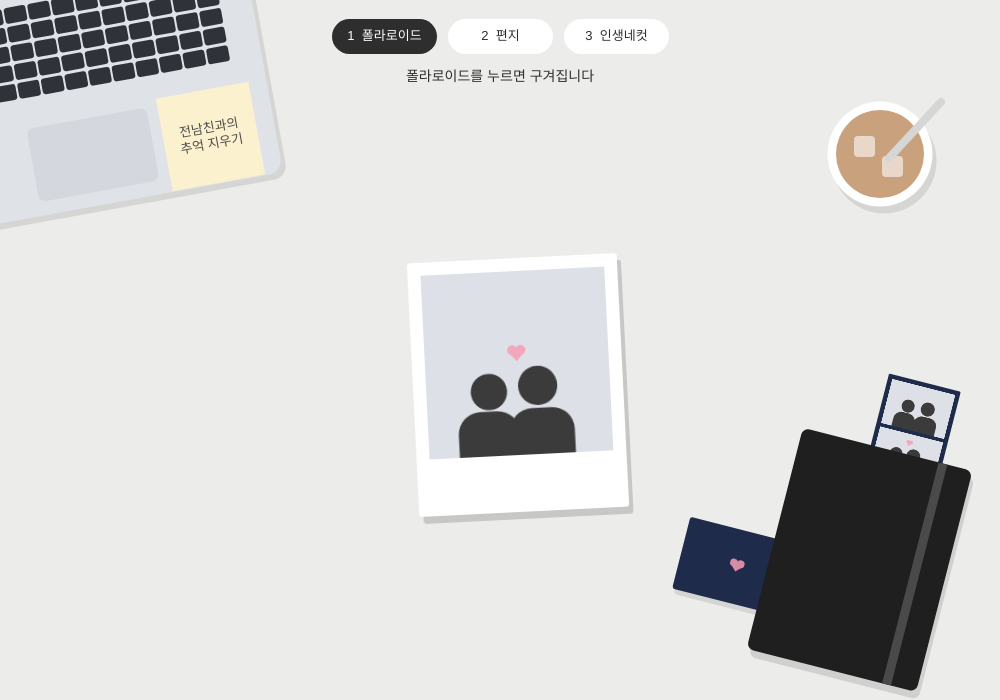
Frame 1 (no input)
Frame 60 (no input): identical to frame 1, image omitted
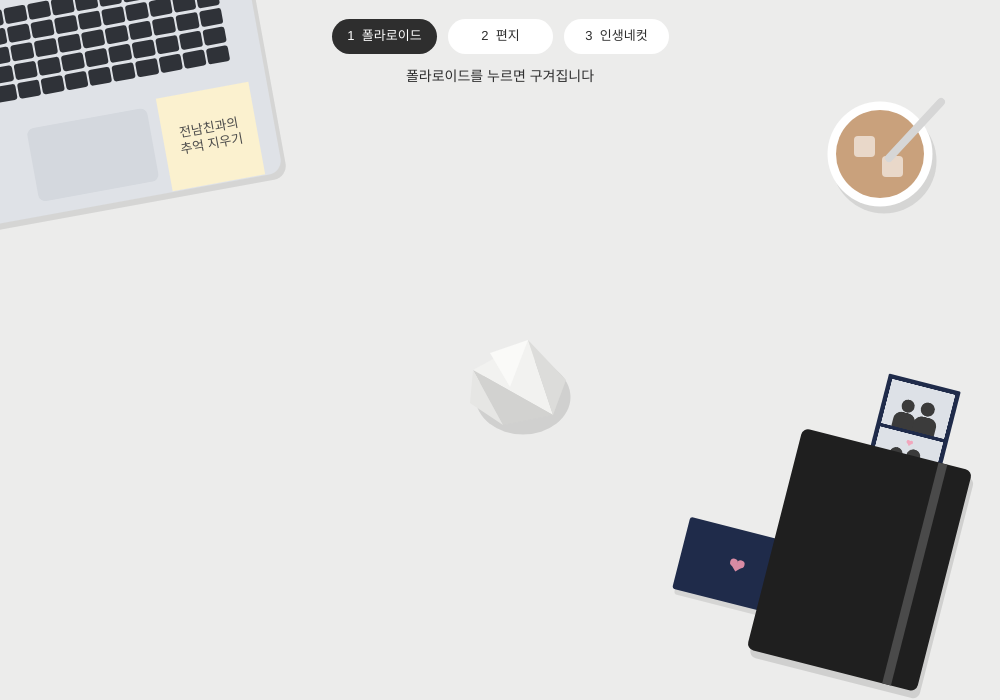
Frame 120 (the mouse pressed at the canvas centre since frame 60)

The p5.js sketch that drew these frames (run headless with seeded random() and noise() and a simulated clock; from frame 60 on, the mouse is pressed at the canvas centre):

// p5.js sketch
// ── sketch.js
const DESK = "#ececeb"; // 책상 색
const DARK = "#2e2e2e"; // 글씨, 버튼 색
const NAVY = "#1f2b4a"; // 남색 (봉투, 인생네컷 테두리)
const ROSE = "#d98ba4"; // 하트 색

let level = 1;
let buttons = [];
let particles = [];

// Lv1 : 폴라로이드
let polaroid, polaroidG;

// Lv2 : 편지
let letter, letterG;
let cutStart = null; // 찢기 시작한 마우스 위치

// Lv3 : 인생네컷 + 라이터
let photo, photoG, burnG;
let lighter;

function setup() {
  createCanvas(1000, 700);
  makePolaroidImage();
  makeLetterImage();
  makePhotoImage();
  resetLevel(1); //레벨 1로 시작하기
}

// 레벨 시작 (처음 상태로 되돌리기)
function resetLevel(n) {
  // n = 시작할 레벨 번호
  level = n;
  particles = [];

  polaroid = {
    x: width / 2 + 18,
    y: height / 2 + 35,
    w: 210,
    h: 254,
    crumpled: false,
  };

  // 편지 (처음엔 한 장. 문지를 때마다 두 조각으로 나뉨)
  letter = {
    x: width / 2 - 62,
    y: height / 2 - 123,
    pieces: [],
    scattered: false,
  };
  letter.pieces.push(newPiece(0, 0, letterG.width, letterG.height)); // 편지 한장 전체 1개로
  cutStart = null; // 아직 안 문지름

  photo = {
    x: width / 2 - 52,
    y: height / 2 + 35,
    w: 149,
    h: 438,
    burning: false,
    bx: 0,
    by: 0,
    r: 0,
    gone: false,
  };
  lighter = {
    x: width / 2 + 149,
    y: height / 2 + 131,
    strikes: 0,
    lit: false,
    drag: false,
  };
}

function draw() {
  drawDesk(); //책상 + 소품
  if (level === 1) {
    drawPolaroid();
  }
  if (level === 2) {
    drawEnvelope();
    drawLetter();
  }
  if (level === 3) {
    updatePhoto();
    drawPhoto();
    drawLighter();
  }
  drawParticles();
  drawUI();
}

// 하트 (동그라미 2개 + 세모 1개)
function drawHeart(x, y, s) {
  noStroke();
  fill(ROSE);
  circle(x - s * 0.25, y - s * 0.1, s * 0.55);
  circle(x + s * 0.25, y - s * 0.1, s * 0.55);
  triangle(x - s * 0.5, y, x + s * 0.5, y, x, y + s * 0.5);
}

// 책상
function drawDesk() {
  background(DESK);
  noStroke();

  // 노트북 (살짝 기울임)
  push();
  translate(width * 0.08, height * 0.12);
  rotate(-0.18);
  fill(0, 25); // 그림자
  rect(-180, -116, 368, 245, 14);
  fill("#dfe2e7");
  rect(-184, -122, 368, 245, 14); // 몸통
  fill("#2f3238");
  for (let r = 0; r < 5; r++) {
    for (let k = 0; k < 13; k++) {
      rect(-158 + k * 24, -88 + r * 19, 22, 16, 3); // 키
    }
  }
  fill("#d4d8de");
  rect(-61, 35, 122, 74, 7); // 트랙패드
  fill("#fbf1cf");
  rect(72, 28, 94, 94); // 포스트잇
  fill("#4a4a4a");
  textAlign(CENTER, CENTER);
  textSize(13);
  text("전남친과의\n추억 지우기", 119, 75);
  pop();

  // 아이스 라떼
  const cx = width * 0.88;
  const cy = height * 0.22;
  fill(0, 25); // 그림자
  circle(cx + 4, cy + 7, 105);
  fill(255);
  circle(cx, cy, 105); // 컵
  fill("#c9a17c");
  circle(cx, cy, 88); // 커피
  fill(255, 255, 255, 150);
  rect(cx - 26, cy - 18, 21, 21, 4); // 얼음
  rect(cx + 2, cy + 2, 21, 21, 4); // 얼음
  stroke("#d6d6d6");
  strokeWeight(7.9);
  line(cx + 9, cy + 4, cx + 61, cy - 52); // 빨대
  noStroke();

  // 노트 (+ 밑에 깔린 편지봉투, 사이에 끼운 인생네컷)
  push();
  translate(width * 0.86, height * 0.8);
  rotate(0.25);
  if (level === 1) {
    fill(0, 25); // 그림자
    rect(-172, 5, 114, 74, 3);
    fill(NAVY);
    rect(-175, 0, 114, 74, 3); // 편지봉투
    drawHeart(-118, 35, 14); // 하트 스티커
  }
  if (level !== 3) {
    image(photoG, -18, -188, 74, 219); // 인생네컷
  }
  fill(0, 30); // 그림자
  rect(-84, -107, 175, 228, 7);
  fill("#1f1f1f");
  rect(-88, -114, 175, 228, 7); // 검정 노트
  fill("#4a4a4a");
  rect(52, -114, 9, 228); // 고무줄
  pop();
}
//  Lv1 : 폴라로이드 (클릭 한 번 → 바로 구겨짐)
// 폴라로이드 그림을 미리 그려 둠
function makePolaroidImage() {
  const w = 210;
  const h = 254;
  polaroidG = createGraphics(w, h);
  const g = polaroidG;
  g.noStroke();
  g.fill(255);
  g.rect(0, 0, w, h, 3); // 흰 테두리
  g.fill("#dde1e7");
  g.rect(13, 13, w - 26, w - 26); // 사진 칸
  g.push();
  g.translate(w / 2, w - 13); // 사진 칸 가운데 아래
  g.scale(1.4);
  drawCut(g, 1, 0, 0); // 두 사람 + 하트
  g.pop();
}

function drawPolaroid() {
  const P = polaroid;
  push();
  translate(P.x, P.y);
  if (P.crumpled) {
    // 구겨진 종이 뭉치 (밝기가 다른 세모 5개)
    fill(0, 30);
    ellipse(5, 12, 95, 75);
    fill("#f2f2f0");
    triangle(-45, -15, 10, -45, 35, 30);
    fill("#dcdcda");
    triangle(10, -45, 48, -5, 35, 30);
    fill("#d2d2d0");
    triangle(-45, -15, 35, 30, -15, 40);
    fill("#e6e6e4");
    triangle(-45, -15, -15, 40, -48, 18);
    fill("#fafaf8");
    triangle(-28, -32, 10, -45, -8, 2);
  } else {
    rotate(-0.05);
    tint(0, 40); // 그림자
    image(polaroidG, -P.w / 2 + 4, -P.h / 2 + 7);
    noTint();
    image(polaroidG, -P.w / 2, -P.h / 2);
  }
  pop();
}
//  Lv2 : 편지봉투 + 편지 (문지르면 찢기고, 손 떼면 사라짐)
function drawEnvelope() {
  push();
  translate(width / 2 - 219, height / 2 + 9);
  rotate(-0.12);
  const w = 201;
  const h = 131;
  noStroke();
  fill(0, 25); // 그림자
  rect(-w / 2 + 4, -h / 2 + 7, w, h, 4);
  fill(NAVY);
  rect(-w / 2, -h / 2, w, h, 4); // 봉투
  fill("#2c3b63");
  triangle(-w / 2, -h / 2, w / 2, -h / 2, 0, -h / 2 - 61); // 열린 뚜껑
  stroke("#3a4b78");
  strokeWeight(1.5);
  line(-w / 2, h / 2, 0, 4); // 접힌 선
  line(w / 2, h / 2, 0, 4);
  drawHeart(0, -h / 2 - 7, 23); // 하트 스티커
  pop();
}

const LETTER_LINES = [
  "ㅇㅇ아, 오늘 벌써 1주년이네!",
  "처음 만난 날 기억나?",
  "나 너무 떨려서 말도 못 했잖아ㅋㅋ",
  "1년 동안 옆에 있어줘서 고마워",
  "앞으로도 지금처럼만 지내자 ♡",
];

// 편지 그림을 미리 그려 둠
function makeLetterImage() {
  const w = 245;
  const h = 315;
  letterG = createGraphics(w, h);
  const g = letterG;
  g.background("#f3f6fa"); // 편지지
  g.noFill();
  g.stroke("#a9bcd6");
  g.strokeWeight(2);
  g.rect(12, 12, w - 24, h - 24, 3); // 안쪽 테두리

  g.noStroke();
  g.fill("#3c4a5c");
  g.textAlign(LEFT, CENTER);
  g.textSize(14);
  g.text("To. ㅇㅇ에게", 28, 48);
  g.textSize(11);
  for (let i = 0; i < 8; i++) {
    const y = 72 + i * 24;
    g.stroke("#dde5ef"); // 밑줄
    g.strokeWeight(1);
    g.line(26, y + 12, w - 26, y + 12);
    g.noStroke();
    if (i < LETTER_LINES.length) {
      g.text(LETTER_LINES[i], 28, y); // 편지 내용
    } else {
      g.fill("#9aa6b6");
      g.rect(28, y - 1, i % 2 ? 96 : 166, 2); // 나머지 줄은 흐릿한 줄
      g.fill("#3c4a5c");
    }
  }
}

// 조각 하나 만들기 : 편지 그림에서 (sx, sy) 위치의 가로 sw, 세로 sh 네모
function newPiece(sx, sy, sw, sh) {
  return {
    sx: sx,
    sy: sy,
    sw: sw,
    sh: sh,
    dx: random(-3, 3),
    dy: random(-3, 3),
    rot: random(-0.05, 0.05),
    alpha: 255,
  };
}

function drawLetter() {
  for (const p of letter.pieces) {
    if (letter.scattered) {
      // 손을 뗀 뒤면 -> 날아가며 흐려짐
      p.vy += 0.25; //중력 아래로
      p.dx += p.vx; // 옆으로 이동
      p.dy += p.vy; // 위아래로 이동
      p.rot += p.vr; // 빙글뱅글
      p.alpha -= 3; // 점점 투명하게
    }
    push();
    translate(
      letter.x + p.sx + p.dx + p.sw / 2,
      letter.y + p.sy + p.dy + p.sh / 2,
    );
    rotate(p.rot);
    tint(255, p.alpha);
    image(letterG, -p.sw / 2, -p.sh / 2, p.sw, p.sh, p.sx, p.sy, p.sw, p.sh);
    pop();
  }
}

// 문지른 방향으로 찢기 : 옆으로 문지르면 가로로, 위아래로 문지르면 세로로
function tearLetter(a, b) {
  const sideways = abs(b.x - a.x) > abs(b.y - a.y);
  const next = [];
  for (const p of letter.pieces) {
    const cx = b.x - letter.x - p.sx;
    const cy = b.y - letter.y - p.sy;
    if (sideways && cx > 0 && cx < p.sw && cy > 18 && cy < p.sh - 18) {
      next.push(newPiece(p.sx, p.sy, p.sw, cy));
      next.push(newPiece(p.sx, p.sy + cy, p.sw, p.sh - cy));
    } else if (!sideways && cy > 0 && cy < p.sh && cx > 18 && cx < p.sw - 18) {
      next.push(newPiece(p.sx, p.sy, cx, p.sh));
      next.push(newPiece(p.sx + cx, p.sy, p.sw - cx, p.sh));
    } else {
      next.push(p);
    }
  }
  letter.pieces = next;
}

// 손을 떼면 조각들이 흩어짐
function scatterLetter() {
  letter.scattered = true;
  for (const p of letter.pieces) {
    p.vx = random(-4, 4); // 옆으로 아무 방향
    p.vy = random(-5, -1); // 위로 튀어오르기
    p.vr = random(-0.15, 0.15); //아무 방향 회전
  }
}
//  Lv3 : 인생네컷 + 라이터

// 인생네컷 그림을 미리 그려 둠
function makePhotoImage() {
  const w = 149;
  const h = 438;
  photoG = createGraphics(w, h);
  burnG = createGraphics(w, h); // 타는 모습을 그릴 도화지
  const g = photoG;
  g.noStroke();
  g.fill(NAVY);
  g.rect(0, 0, w, h, 3); // 남색 테두리
  for (let i = 0; i < 4; i++) {
    const fy = 9 + i * 98;
    g.fill("#dde1e7");
    g.rect(9, fy, w - 18, 91); // 사진 칸
    drawCut(g, i, w / 2, fy + 91); // 두 사람
  }
  g.fill("#c9cfdb");
  g.textAlign(LEFT, CENTER);
  g.textSize(9.6);
  g.text("2025. 02. 14", 10, h - 19); // 날짜
}

// 사진 속 두 사람 (단순한 실루엣)
function drawCut(g, i, cx, base) {
  const t = [0, 5, -4, 9][i]; // 컷마다 자세가 조금씩 다름
  g.noStroke();
  g.fill("#3b3b3b");
  g.circle(cx - 21, base - 46, 26); // 왼쪽 사람 머리
  g.circle(cx + 19 - t, base - 49, 28); // 오른쪽 사람 머리
  g.rect(cx - 44, base - 32, 44, 32, 16, 16, 0, 0); // 왼쪽 몸
  g.rect(cx - 2 - t, base - 33, 46, 33, 16, 16, 0, 0); // 오른쪽 몸
  if (i === 1 || i === 3) {
    // 작은 하트
    g.fill("#f2a7bd");
    g.circle(cx - 3, base - 75, 7);
    g.circle(cx + 3, base - 75, 7);
    g.triangle(cx - 6, base - 74, cx + 6, base - 74, cx, base - 67);
  }
}

// 라이터 불꽃 끝 위치
function flameTip() {
  return { x: lighter.x, y: lighter.y - 54 }; // 라이터 위치에서 54만큼 위
}

function updatePhoto() {
  const P = photo;
  const f = flameTip();

  // 켜진 라이터가 사진에 닿으면 불이 붙음
  if (
    lighter.lit &&
    !P.burning &&
    abs(f.x - P.x) < P.w / 2 &&
    abs(f.y - P.y) < P.h / 2
  ) {
    P.burning = true;
    P.burnStart = millis(); // 불 붙은 시작
    P.bx = f.x - (P.x - P.w / 2); // 사진 안에서 불 붙은 위치
    P.by = f.y - (P.y - P.h / 2);
  }

  // 불이 붙고 0.7초 뒤 라이터는 꺼짐
  if (lighter.lit && P.burning && millis() - P.burnStart > 700) {
    lighter.lit = false;
  }

  // 불이 점점 번짐 + 탄 종이 조각
  if (P.burning && !P.gone) {
    P.r += 1.5; // 구멍 점점 커지기
    const ex = P.x - P.w / 2 + P.bx + random(-P.r, P.r);
    const ey = P.y - P.h / 2 + P.by + random(-P.r, P.r);
    if (abs(ex - P.x) < P.w / 2 && abs(ey - P.y) < P.h / 2) {
      particles.push({
        type: "ash",
        x: ex,
        y: ey,
        vx: random(-0.6, 0.6),
        vy: random(-1.5, -0.5),
        s: random(3, 6),
        life: 255,
      });
    }
    if (P.r > P.h) P.gone = true; // 다 타면 사라짐
  }
}

function drawPhoto() {
  const P = photo;
  if (P.gone) return;
  burnG.clear();
  burnG.image(photoG, 0, 0);
  if (P.burning) {
    burnG.noStroke();
    burnG.fill(90, 60, 40, 90);
    burnG.circle(P.bx, P.by, P.r * 2 + 44); // 그을음
    burnG.fill(40, 25, 20);
    burnG.circle(P.bx, P.by, P.r * 2 + 21); // 까맣게 탄 부분
    burnG.fill(255, 120 + random(60), 40);
    burnG.circle(P.bx, P.by, P.r * 2 + 7); // 불 테두리
    burnG.erase(); // 지우개
    burnG.circle(P.bx, P.by, P.r * 2); // 타서 뚫린 구멍
    burnG.noErase();
  }
  const x = P.x - P.w / 2;
  const y = P.y - P.h / 2;
  tint(0, 40); // 그림자
  image(burnG, x + 4, y + 7);
  noTint();
  image(burnG, x, y);
}

function drawLighter() {
  const L = lighter;
  push();
  translate(L.x, L.y);
  noStroke();
  fill(0, 30); // 그림자
  rect(-18, -24, 42, 84, 9);
  fill("#2e2e2e");
  rect(-21, -32, 42, 84, 9); // 몸통
  fill(255, 255, 255, 40);
  rect(-14, -24, 7, 68, 4); // 반짝임
  fill("#cfd3da");
  rect(-19, -46, 38, 18, 3); // 쇠 뚜껑
  fill("#9aa0aa");
  circle(7, -40, 12); // 바퀴
  pop();

  if (L.lit) {
    const f = flameTip();
    const s = random(0.9, 1.1); // 불꽃 흔들림
    fill(255, 170, 60, 70);
    ellipse(f.x, f.y, 38 * s, 52 * s); // 불빛
    fill(255, 150, 50);
    ellipse(f.x, f.y, 16 * s, 35 * s); // 주황 불꽃
    fill(255, 230, 140);
    ellipse(f.x, f.y + 5, 7 * s, 18 * s); // 노란 속불
  }
}

function onLighter() {
  return abs(mouseX - lighter.x) < 26 && abs(mouseY - lighter.y) < 52;
}

// 라이터 누르기 → 딸깍 (3번째에 불이 켜짐)
function strikeLighter() {
  lighter.strikes++; //딸깍 횟수 + 1
  const f = flameTip();
  if (lighter.strikes >= 3) {
    //3번째면
    lighter.lit = true; // 불켜짐
    addText("화르륵", f.x, f.y - 44);
  } else {
    //1,2번째면
    addText("딸깍", f.x, f.y - 32);
    for (let k = 0; k < 8; k++) {
      particles.push({
        type: "spark",
        x: f.x,
        y: f.y + 9,
        vx: random(-3, 3),
        vy: random(-3, 0),
        s: random(2, 4),
        life: 255,
      });
    }
  }
}

//  효과 (불티, 탄 종이 조각, 글자)
function addText(msg, x, y) {
  particles.push({
    type: "text",
    msg: msg,
    x: x,
    y: y,
    vx: 0,
    vy: -0.5,
    life: 255,
  });
}

function drawParticles() {
  noStroke();
  for (let i = particles.length - 1; i >= 0; i--) {
    const p = particles[i];
    p.x += p.vx;
    p.y += p.vy;
    if (p.type === "spark") {
      p.life -= 8;
      fill(255, 170, 60, p.life);
      circle(p.x, p.y, p.s);
    } else if (p.type === "ash") {
      p.life -= 3;
      fill(60, 50, 45, p.life);
      rect(p.x, p.y, p.s, p.s * 0.6);
    } else if (p.type === "text") {
      p.life -= 5;
      fill(57, 73, 87, p.life);
      textAlign(CENTER, CENTER);
      textSize(18);
      text(p.msg, p.x, p.y);
    }
    if (p.life <= 0) particles.splice(i, 1); // 다 사라진 건 지움
  }
}

// =========================================================
//  버튼 + 안내 문구
// =========================================================
function drawUI() {
  const labels = ["1  폴라로이드", "2  편지", "3  인생네컷"];
  const guide = [
    "폴라로이드를 누르면 구겨집니다",
    "편지를 누른 채 문질러 찢고, 손을 떼면 사라집니다",
    "라이터를 세 번 누르면 불이 켜지고, 사진에 갖다 대면 탑니다",
  ];
  const bw = 105;
  const bh = 35;
  buttons = [];
  noStroke();
  textAlign(CENTER, CENTER);
  textSize(13);
  for (let i = 0; i < 3; i++) {
    const x = width / 2 - 168 + i * 116;
    const y = 19;
    buttons.push({ x: x, y: y, n: i + 1 });
    if (level === i + 1) fill(DARK);
    else fill(255);
    rect(x, y, bw, bh, bh / 2);
    if (level === i + 1) fill(255);
    else fill(DARK);
    text(labels[i], x + bw / 2, y + bh / 2);
  }
  fill(DARK);
  textSize(14);
  text(guide[level - 1], width / 2, 77);
}

// =========================================================
//  마우스 / 키보드
// =========================================================
function mousePressed() {
  // 버튼 누르면 그 레벨로
  for (const b of buttons) {
    if (
      mouseX > b.x &&
      mouseX < b.x + 105 &&
      mouseY > b.y &&
      mouseY < b.y + 35
    ) {
      resetLevel(b.n);
      return;
    }
  }
  // Lv1 : 폴라로이드 클릭 → 구겨짐
  const P = polaroid;
  if (
    level === 1 &&
    !P.crumpled &&
    abs(mouseX - P.x) < P.w / 2 &&
    abs(mouseY - P.y) < P.h / 2
  ) {
    P.crumpled = true;
  }
  // Lv2 : 문지르기 시작한 점 기억
  if (level === 2) {
    cutStart = { x: mouseX, y: mouseY };
  }
  // Lv3 : 라이터 누르기 (켜지기 전엔 딸깍) + 잡기
  if (level === 3 && onLighter()) {
    if (!lighter.lit && !photo.burning) strikeLighter();
    lighter.drag = true;
  }
}

function mouseDragged() {
  // Lv2 : 문지르면 찢어짐 (50만큼 움직일 때마다 한 번씩)
  if (
    level === 2 &&
    cutStart &&
    !letter.scattered &&
    dist(cutStart.x, cutStart.y, mouseX, mouseY) > 44
  ) {
    tearLetter(cutStart, { x: mouseX, y: mouseY });
    cutStart = { x: mouseX, y: mouseY };
  }
  // Lv3 : 라이터 옮기기
  if (level === 3 && lighter.drag) {
    lighter.x += mouseX - pmouseX;
    lighter.y += mouseY - pmouseY;
  }
}

function mouseReleased() {
  // Lv2 : 한 번이라도 찢었으면 (조각이 2개 이상) 손 뗄 때 흩어짐
  if (level === 2 && !letter.scattered && letter.pieces.length > 1) {
    scatterLetter();
  }
  cutStart = null;
  lighter.drag = false;
}
